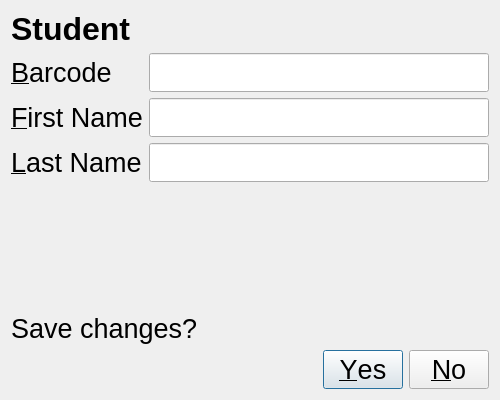
<?xml version="1.0" encoding="UTF-8"?>
<ui version="4.0">
 <class>ModifyStudentDialogBox</class>
 <widget class="QDialog" name="ModifyStudentDialogBox">
  <property name="geometry">
   <rect>
    <x>0</x>
    <y>0</y>
    <width>500</width>
    <height>400</height>
   </rect>
  </property>
  <property name="windowTitle">
   <string>TimeTrack4237</string>
  </property>
  <layout class="QVBoxLayout" name="verticalLayout">
   <item>
    <widget class="QLabel" name="title">
     <property name="font">
      <font>
       <pointsize>24</pointsize>
       <weight>75</weight>
       <bold>true</bold>
      </font>
     </property>
     <property name="text">
      <string>Student</string>
     </property>
    </widget>
   </item>
   <item>
    <layout class="QFormLayout" name="formLayout">
     <item row="0" column="0">
      <widget class="QLabel" name="barcodeLabel">
       <property name="font">
        <font>
         <pointsize>20</pointsize>
        </font>
       </property>
       <property name="text">
        <string>&amp;Barcode</string>
       </property>
       <property name="buddy">
        <cstring>barcode</cstring>
       </property>
      </widget>
     </item>
     <item row="0" column="1">
      <widget class="QLineEdit" name="barcode">
       <property name="font">
        <font>
         <pointsize>20</pointsize>
        </font>
       </property>
      </widget>
     </item>
     <item row="1" column="0">
      <widget class="QLabel" name="firstNameLabel">
       <property name="font">
        <font>
         <pointsize>20</pointsize>
        </font>
       </property>
       <property name="text">
        <string>&amp;First Name</string>
       </property>
       <property name="buddy">
        <cstring>firstName</cstring>
       </property>
      </widget>
     </item>
     <item row="1" column="1">
      <widget class="QLineEdit" name="firstName">
       <property name="font">
        <font>
         <pointsize>20</pointsize>
        </font>
       </property>
      </widget>
     </item>
     <item row="2" column="0">
      <widget class="QLabel" name="lastNameLabel">
       <property name="font">
        <font>
         <pointsize>20</pointsize>
        </font>
       </property>
       <property name="text">
        <string>&amp;Last Name</string>
       </property>
       <property name="buddy">
        <cstring>lastName</cstring>
       </property>
      </widget>
     </item>
     <item row="2" column="1">
      <widget class="QLineEdit" name="lastName">
       <property name="font">
        <font>
         <pointsize>20</pointsize>
        </font>
       </property>
      </widget>
     </item>
    </layout>
   </item>
   <item>
    <spacer name="verticalSpacer">
     <property name="orientation">
      <enum>Qt::Vertical</enum>
     </property>
     <property name="sizeHint" stdset="0">
      <size>
       <width>20</width>
       <height>40</height>
      </size>
     </property>
    </spacer>
   </item>
   <item>
    <widget class="QLabel" name="message">
     <property name="font">
      <font>
       <pointsize>20</pointsize>
       <weight>50</weight>
       <bold>false</bold>
      </font>
     </property>
     <property name="text">
      <string>Save changes?</string>
     </property>
     <property name="wordWrap">
      <bool>true</bool>
     </property>
    </widget>
   </item>
   <item>
    <widget class="QDialogButtonBox" name="buttonBox">
     <property name="font">
      <font>
       <pointsize>20</pointsize>
      </font>
     </property>
     <property name="orientation">
      <enum>Qt::Horizontal</enum>
     </property>
     <property name="standardButtons">
      <set>QDialogButtonBox::No|QDialogButtonBox::Yes</set>
     </property>
    </widget>
   </item>
  </layout>
 </widget>
 <resources/>
 <connections/>
</ui>
